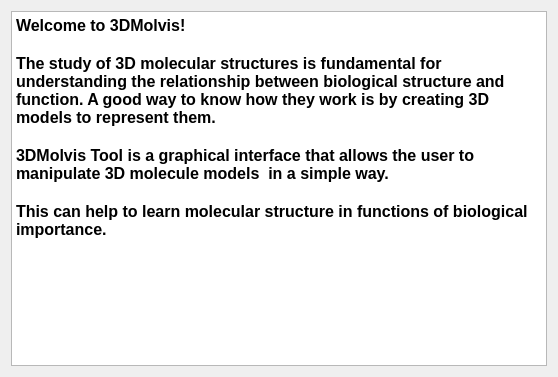
<?xml version="1.0" encoding="UTF-8"?>
<ui version="4.0">
 <class>Introduction</class>
 <widget class="QWidget" name="Introduction">
  <property name="geometry">
   <rect>
    <x>0</x>
    <y>0</y>
    <width>558</width>
    <height>377</height>
   </rect>
  </property>
  <property name="windowTitle">
   <string>Dialog</string>
  </property>
  <layout class="QHBoxLayout">
   <item>
    <layout class="QVBoxLayout">
     <item>
      <layout class="QVBoxLayout">
       <item>
        <widget class="QTextEdit" name="textEdit">
         <property name="readOnly">
          <bool>true</bool>
         </property>
         <property name="html">
          <string>&lt;!DOCTYPE HTML PUBLIC &quot;-//W3C//DTD HTML 4.0//EN&quot; &quot;http://www.w3.org/TR/REC-html40/strict.dtd&quot;&gt;
&lt;html&gt;&lt;head&gt;&lt;meta name=&quot;qrichtext&quot; content=&quot;1&quot; /&gt;&lt;style type=&quot;text/css&quot;&gt;
p, li { white-space: pre-wrap; }
&lt;/style&gt;&lt;/head&gt;&lt;body style=&quot; font-family:'Sans'; font-size:10pt; font-weight:400; font-style:normal;&quot;&gt;
&lt;p style=&quot; margin-top:0px; margin-bottom:0px; margin-left:0px; margin-right:0px; -qt-block-indent:0; text-indent:0px;&quot;&gt;&lt;span style=&quot; font-family:'Sans Serif'; font-size:12pt; font-weight:600; color:#000000;&quot;&gt;Welcome to 3DMolvis!&lt;/span&gt;&lt;/p&gt;
&lt;p style=&quot;-qt-paragraph-type:empty; margin-top:0px; margin-bottom:0px; margin-left:0px; margin-right:0px; -qt-block-indent:0; text-indent:0px; font-family:'Sans Serif'; font-size:12pt; font-weight:600; color:#000000;&quot;&gt;&lt;/p&gt;
&lt;p style=&quot; margin-top:0px; margin-bottom:0px; margin-left:0px; margin-right:0px; -qt-block-indent:0; text-indent:0px;&quot;&gt;&lt;span style=&quot; font-family:'Sans Serif'; font-size:12pt; font-weight:600; color:#000000;&quot;&gt;The study of 3D molecular structures is fundamental for understanding the relationship between biological structure and function. A good way to know how they work is by creating 3D models to represent them.&lt;/span&gt;&lt;/p&gt;
&lt;p style=&quot;-qt-paragraph-type:empty; margin-top:0px; margin-bottom:0px; margin-left:0px; margin-right:0px; -qt-block-indent:0; text-indent:0px; font-family:'Sans Serif'; font-size:12pt; font-weight:600; color:#000000;&quot;&gt;&lt;/p&gt;
&lt;p style=&quot; margin-top:0px; margin-bottom:0px; margin-left:0px; margin-right:0px; -qt-block-indent:0; text-indent:0px;&quot;&gt;&lt;span style=&quot; font-family:'Sans Serif'; font-size:12pt; font-weight:600; color:#000000;&quot;&gt;3DMolvis Tool is a graphical interface that allows the user to manipulate 3D molecule models  in a simple way.&lt;/span&gt;&lt;/p&gt;
&lt;p style=&quot;-qt-paragraph-type:empty; margin-top:0px; margin-bottom:0px; margin-left:0px; margin-right:0px; -qt-block-indent:0; text-indent:0px; font-family:'Sans Serif'; font-size:12pt; font-weight:600; color:#000000;&quot;&gt;&lt;/p&gt;
&lt;p style=&quot; margin-top:0px; margin-bottom:0px; margin-left:0px; margin-right:0px; -qt-block-indent:0; text-indent:0px;&quot;&gt;&lt;span style=&quot; font-family:'Sans Serif'; font-size:12pt; font-weight:600; color:#000000;&quot;&gt;This can help to learn molecular structure in functions of biological importance.&lt;/span&gt;&lt;/p&gt;&lt;/body&gt;&lt;/html&gt;</string>
         </property>
        </widget>
       </item>
      </layout>
     </item>
     <item>
      <layout class="QHBoxLayout"/>
     </item>
    </layout>
   </item>
  </layout>
 </widget>
 <resources>
  <include location="../../../resource/default.qrc"/>
 </resources>
 <connections/>
</ui>
